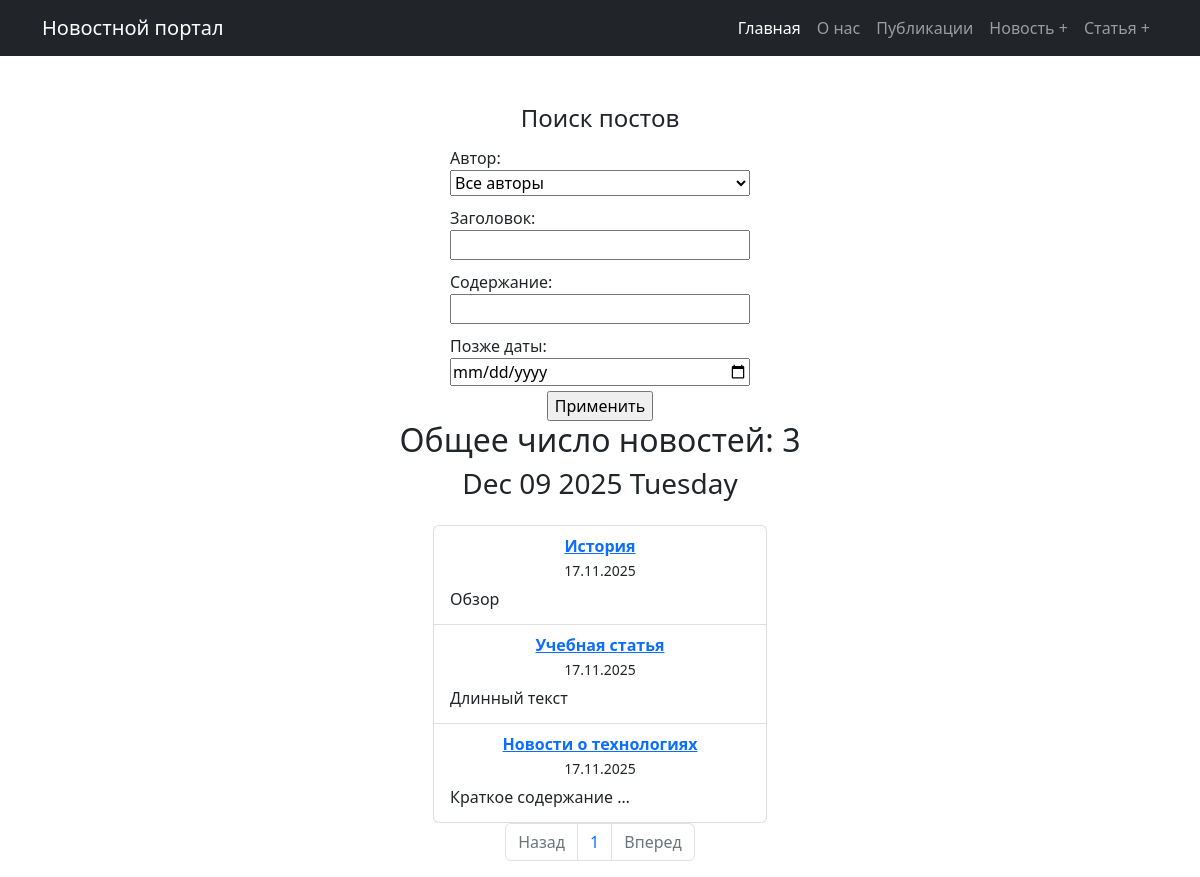
Page /post/ on the earlier database version.
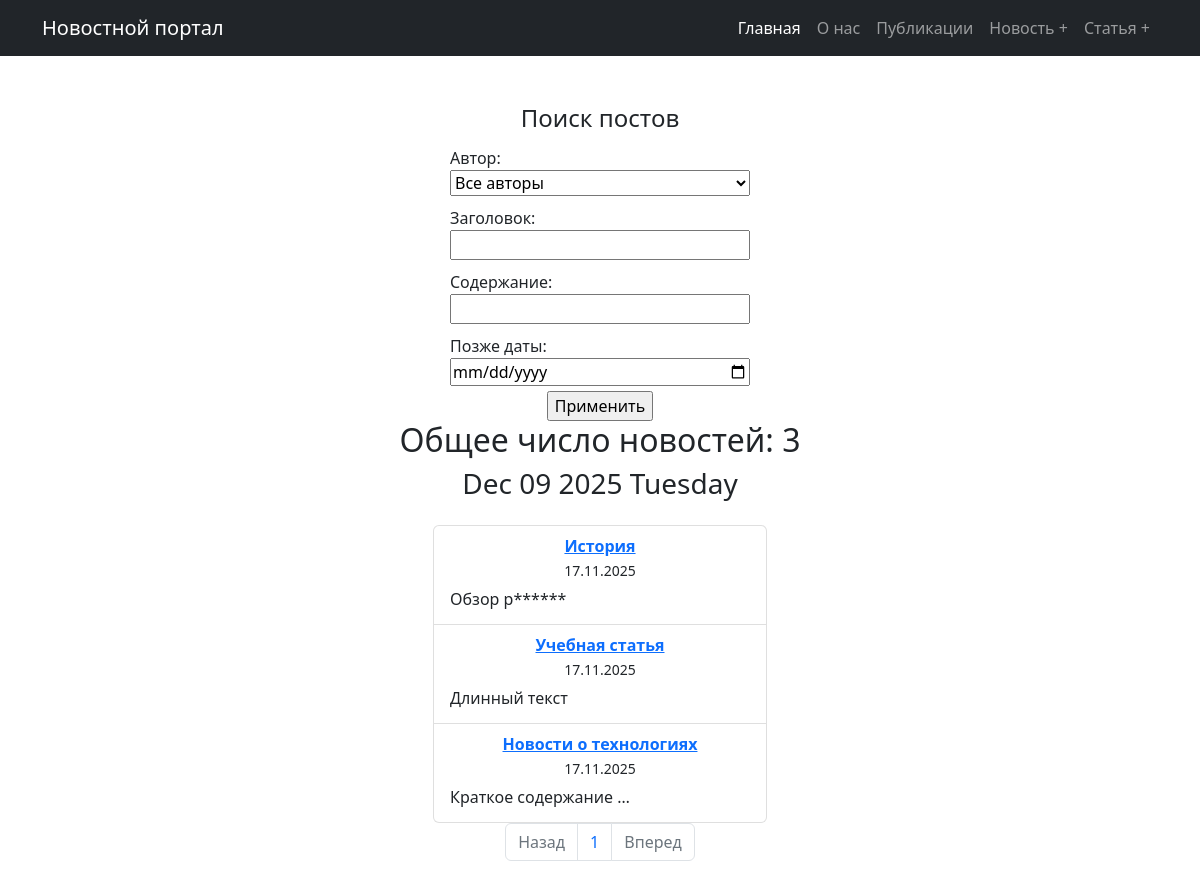
Same page on the later database version.
### news/models.py (models this page shows, shortened)
class Post(models.Model):
    author = models.ForeignKey(Author, on_delete=models.CASCADE)
    NEWS = 'NW'
    ARTICLE = 'AR'
    CATEGORY_CHOICES = (
        (NEWS, 'Новость'),
        (ARTICLE, 'Статья'),
    )
    categoryType = models.CharField(max_length=2, choices=CATEGORY_CHOICES, default=ARTICLE)
    dateCreation = models.DateTimeField(auto_now_add=True)
    postCategory = models.ManyToManyField(Category, through='PostCategory')
    title = models.CharField(max_length=128)
    text = models.TextField()
    rating = models.SmallIntegerField(default=0)

### news/views.py (the view)
# urls.py: path("", PostListView.as_view(), name="post_list"),
class PostListView(FilterView):
    model = Post
    context_object_name = 'posts'
    template_name = 'news/post_list.html'
    ordering = ['-dateCreation']
    paginate_by = 10
    filterset_class = PostFilter
    def get_context_data(self, **kwargs):
        context = super().get_context_data(**kwargs)
        context['filter'] = self.filterset
        context['time_now'] = datetime.utcnow()
        context['total_news'] = Post.objects.filter(categoryType='NW').count()
        return context

### news/models.py (called while the page is built)
    def __str__(self):
        return self.authorUser.username

### news/templatetags/news_filters.py (called while the page is built)
@register.filter(name='censor_bad_words')
def censor_bad_words(value):
    if not isinstance(value, str):
        raise TemplateSyntaxError("Фильтр 'censor_bad_words' можно применять только к строкам.")
    for bad_word in not_allowed_words:
        bad_word_upper = bad_word.capitalize()
        bad_word_lower = bad_word.lower()
        def replace_word(match):
            word = match.group()
            length = len(word)
            return word[0] + '*' * (length - 1)
        pattern = re.compile(r'\b({}|{})\b'.format(bad_word_upper, bad_word_lower), re.IGNORECASE)
        value = pattern.sub(replace_word, value)
    return value

### templates/news/post_list.html (shortened to what this page needs)
{% extends 'flatpages/default.html' %}
{% load news_filters %}
{% block content %}
<div class="container mt-5">
    <h4>Поиск постов</h4>
    <form action="" method="get" class="filter-form">
        {{ filter.form.as_p }}
        <input type="submit" value="Применить">
    <h2>Общее число новостей: {{ posts|length }}</h2>
    <h3>{{ time_now|date:"M d Y l" }}</h3>
    <ul class="list-group mt-3">
        {% for post in posts %}
        <li class="list-group-item">
            <a href="{% url 'post_detail' post.id %}"><strong>{{ post.title|censor_bad_words }}</strong></a><br>
            <small>{{ post.dateCreation|date:"d.m.Y" }}</small><br>
            <p>{{ post.text|truncatechars:20|censor_bad_words }}</p>
        </li>
        {% empty %}
        <li class="list-group-item">Нет новостей.</li>
        {% endfor %}
    </ul>
</div>
<div class="pagination justify-content-center">
    <nav aria-label="Page navigation example">
        <ul class="pagination">
            {% if page_obj.has_previous %}
                <li class="page-item">
                    <a class="page-link" href="?page={{ page_obj.previous_page_number }}{% for key,value in request.GET.items %}{% if key != 'page' %}&{{key}}={{value}}{% endif %}{% endfor %}">
                        Назад
                    </a>
                </li>
            {% else %}
                <li class="page-item disabled"><span class="page-link">Назад</span> </li>
            {% endif %}
            {% for num in page_obj.paginator.page_range %}
                {% if page.obj.number == num %}
                    <li class="page-item active"><span class="page-link">{{ num }}</span></li>
                {% elif num > page_obj.number|add:'-3' and num < page_obj.number|add:'3' %}
                    <li class="page-item">
                        <a class="page-link" href="?page={{ num }}{% for key,value in request.GET.items %}{% if key != 'page' %}&{{key}}={{value}}{% endif %}{% endfor %}">
                            {{ num }}
                        </a>
                    </li>
                {% endif %}
            {% endfor %}
            {% if page_obj.has_next %}
                <li class="page-item">
                    <a class="page-link" href="?page={{ page_obj.next_page_number}}{% for key,value in request.GET.items %}{% if key != 'page' %}&{{key}}={{value}}{% endif %}{% endfor %}">
                        Вперед
                    </a>
                </li>
            {% else %}
                <li class="page-item disabled"><span class="page-link">Вперед</span> </li>
            {% endif %}
        </ul>
    </nav>
</div>
{% endblock %}

Differences in the rows shown:
changed Post "История": text|censor_bad_words "Обзор" → "Обзор р******"
